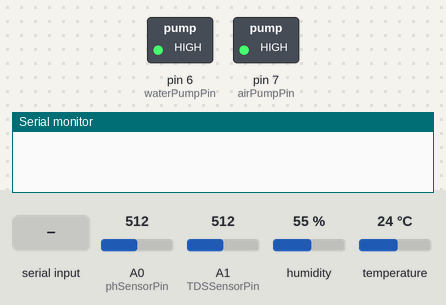
A sketch run on a simulated Arduino Uno, built with avr-gcc and run on an emulated ATmega328P. Shown: switched loads named in the sketch (green lamp = pin HIGH), the last lines printed to the serial monitor. Inputs (shaded band) come from the test bench; at power-on: A0 (phSensorPin) = 512, A1 (TDSSensorPin) = 512, humidity 55 %, temperature 24 °C.

Above: at 1.2 s.
1.3 s: "S\n" received over Serial
At 7.1 s:
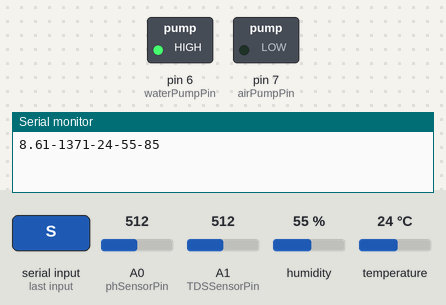
At 22.0 s:
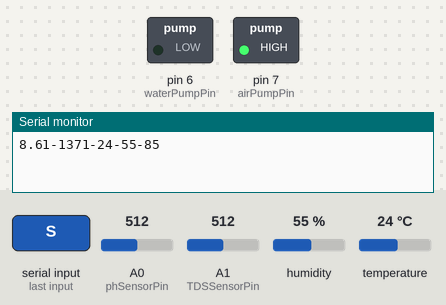
Timing chart, 0 to 22.5 s (numbered marks = the images above; inputs shaded):
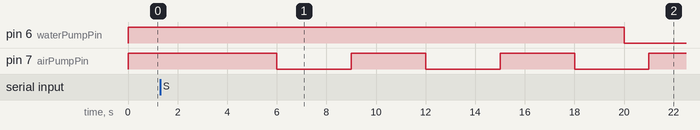

The sketch:

main.ino
```cpp
/************************pH Sensor***************************/
#define phSensorPin         A0    //pH meter Analog output to Arduino Analog Input 0
#define VREF                5.0
#define phOffset            -0.15  //deviation compensate
#define phNoSamples         40     //times of collection
float phTotal = 0;
float phAverage = 0;
float phValue, phVoltage;

/************************TDS Sensor**************************/
#define TDSSensorPin         A1   //TDS meter Analog output to Arduino Analog Input 0
#define VREF                 5.0  //analog reference voltage(Volt) of the ADC
#define TDSNoSamples         30   //times of collection
float TDSVoltage, TDSCompensationCoefficient, TDSCompensationVoltage;
int TDSValue, TDSTotal, TDSAverage;

/************************Temperature*************************/
#include "DHT.h"
#define DHTPin 4     // Digital pin connected to the DHT sensor
#define DHTType DHT22   // DHT 22  (AM2302), AM2321
DHT dht(DHTPin, DHTType);
float humidity, temperature;

/************************Water Level*************************/
#define waterlvlPin A2
int waterLevel;

/************************Water Pump**************************/
#define waterPumpPin 6

/*************************Air Pump***************************/
#include "SimpleTimer.h"
#define airPumpPin 7
SimpleTimer timer;
bool onState = false;

/*********************RPI Communication**********************/
String measurement;

/****************************PID*****************************/
double kp = -1000;
double ki = -2;
double kd = -100;

unsigned long currentTime, previousTime, PIDstartTime, phStabiliseTime;
double elapsedTime;
double error, lastError;
double input, output;
double setPoint = 6.00; // ideal pH
double cummulativeError, rateError;
int outMin, outMax;

void setup() {
  //Serial Communication
  Serial.begin(115200);

  // Sensors
  pinMode(TDSSensorPin, INPUT);
  pinMode(phSensorPin, INPUT);
  pinMode(waterlvlPin, INPUT);
  dht.begin();

  // Actuators
  pinMode(waterPumpPin, OUTPUT);
  pinMode(airPumpPin, OUTPUT);

  digitalWrite(waterPumpPin, HIGH);
  digitalWrite(airPumpPin, HIGH);

  // Air Pump Timer
  timer.setInterval(3000, airPump);
}

void loop() {
  timer.run();
  if (Serial.available() > 0) {
    String data = Serial.readStringUntil('\n');
    if (data == "S") {
      TemperatureHumidity();
      pH();
      TDS();
      waterLvl();
      measurement = String(phValue) + "-" + String(TDSValue) + "-" + String(int(temperature)) + "-" + String(int(humidity)) + "-" + String(waterLevel);
      Serial.println(measurement); // Send data to RaspberryPi
    }
  }

  pH();
  input = phValue;

  if (phValue < 5.5) {
    //Serial.println("pH is too low! Change the water!");
  } else if (phValue > 6.0) { // Use PID to adjust the pH
    phStabiliseTime = millis() - PIDstartTime;
    if (phStabiliseTime >= 20000) { // if 10s have passed the pH is stable
      output = computePID(input);

      /*
      Serial.println("Input: " + String(input));
      Serial.println("Output: " + String(output));
      Serial.println("Setpoint: " + String(setPoint));
      Serial.println("Error: " + String(error));
      Serial.println("Cummulative Error: " + String(cummulativeError));
      Serial.println("Rate Error: " + String(rateError));
      Serial.println("Elapsed Time: " + String(elapsedTime));
      Serial.println();
      */

      digitalWrite(waterPumpPin, LOW);
      timer.setTimeout(output, waterPumpOff);

      PIDstartTime = millis(); // wait for pH to stabilised
    }
  } else {
    //Serial.println("pH is ok!");
  }
}

void TemperatureHumidity() {
  humidity = dht.readHumidity();
  temperature = dht.readTemperature();

  // Check if any reads failed and exit early (to try again)
  if (isnan(humidity) || isnan(temperature)) {
    // Serial.println(F("Failed to read from the DHT sensor!"));
    temperature = 25;
    humidity = 50;
    return;
  }
}

void pH() {
  for (int thisReading = 0; thisReading < phNoSamples; thisReading++) {
    phTotal = phTotal + analogRead(phSensorPin);
  }

  // calculate the average:
  phAverage = phTotal / phNoSamples;
  phTotal = 0;
  phVoltage = phAverage * VREF / 1023;
  phValue = 3.5 * phVoltage + phOffset;
}

void TDS() {
  for (int thisReading = 0; thisReading < TDSNoSamples; thisReading++) {
    TDSTotal = TDSTotal + analogRead(TDSSensorPin);
  }

  // calculate the average:
  TDSAverage = TDSTotal / TDSNoSamples;
  TDSTotal = 0;
  TDSVoltage = TDSAverage * VREF / 1023.0;
  // temperature compensation formula: fFinalResult(25^C) = fFinalResult(current)/(1.0+0.02*(fTP-25.0));
  TDSCompensationCoefficient = 1.0 + 0.02 * (temperature - 25.0);
  TDSCompensationVoltage = TDSVoltage / TDSCompensationCoefficient; // temperature compensation
  TDSValue = (133.42 * pow(TDSCompensationVoltage, 3) - 255.86 * pow(TDSCompensationVoltage, 2) + 857.39 * TDSCompensationVoltage) * 0.5;
}

void waterLvl() {
  waterLevel = analogRead(waterlvlPin);
  // map the analog values to percentages
  waterLevel = map(waterLevel, 0, 600, 0, 100);
}

void airPump() {
  if (onState) {
    digitalWrite(airPumpPin, LOW); // turn on
  } else {
    digitalWrite(airPumpPin, HIGH); // turn off
  }
  onState = !onState;
}

double computePID(double input) {
  currentTime = millis(); // get current time
  elapsedTime = (double)(currentTime - previousTime); // compute time elapsed from previous computation
  elapsedTime = elapsedTime / 1000; // ms -> s
  error = setPoint - input; // determine error
  cummulativeError += error * elapsedTime; // compute integral
  rateError = (error - lastError) / elapsedTime; // compute derivative

  double out = kp * error + ki * cummulativeError + kd * rateError; // PID output

  lastError = error; // remember current error
  previousTime = currentTime; // remember current time

  if (out < 0) out = 0;

  return out; // have function return the PID output
}

void waterPumpOff() {
  digitalWrite(waterPumpPin, HIGH);
}
```

Measured:
- after the input at 1.3 s, pin 6 (waterPumpPin): HIGH → LOW after 18.7 s
- by itself, pin 7 (airPumpPin): alternates HIGH for 3.0 s and LOW for 3.0 s
